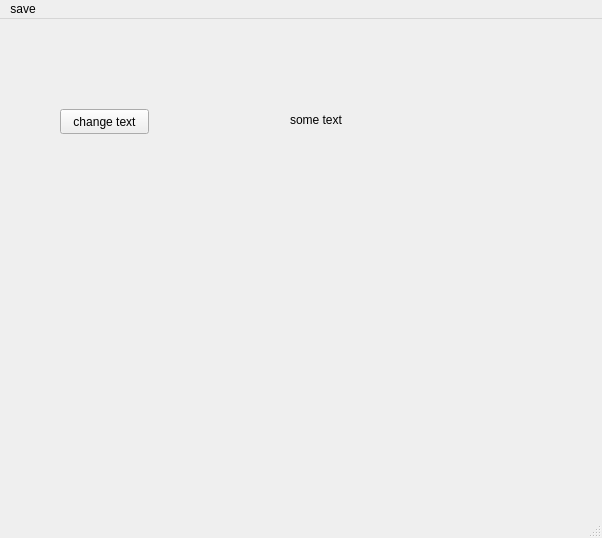
<?xml version="1.0" encoding="UTF-8"?>
<ui version="4.0">
 <class>MainWindow</class>
 <widget class="QMainWindow" name="MainWindow">
  <property name="geometry">
   <rect>
    <x>0</x>
    <y>0</y>
    <width>602</width>
    <height>538</height>
   </rect>
  </property>
  <property name="windowTitle">
   <string>MainWindow</string>
  </property>
  <widget class="QWidget" name="centralwidget">
   <widget class="QPushButton" name="changeText">
    <property name="geometry">
     <rect>
      <x>60</x>
      <y>90</y>
      <width>89</width>
      <height>25</height>
     </rect>
    </property>
    <property name="text">
     <string>change text</string>
    </property>
   </widget>
   <widget class="QLabel" name="textToChange">
    <property name="geometry">
     <rect>
      <x>290</x>
      <y>60</y>
      <width>131</width>
      <height>81</height>
     </rect>
    </property>
    <property name="text">
     <string>some text</string>
    </property>
   </widget>
  </widget>
  <widget class="QMenuBar" name="menubar">
   <property name="geometry">
    <rect>
     <x>0</x>
     <y>0</y>
     <width>602</width>
     <height>22</height>
    </rect>
   </property>
   <widget class="QMenu" name="menusave">
    <property name="title">
     <string>save</string>
    </property>
   </widget>
   <addaction name="menusave"/>
  </widget>
  <widget class="QStatusBar" name="statusbar"/>
 </widget>
 <resources/>
 <connections/>
</ui>
